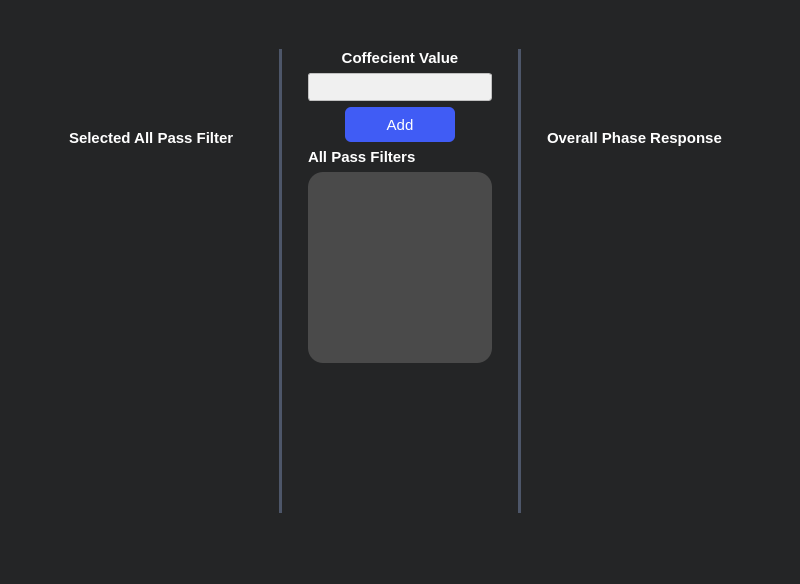
<?xml version="1.0" encoding="UTF-8"?>
<ui version="4.0">
 <class>MainWindow</class>
 <widget class="QMainWindow" name="MainWindow">
  <property name="geometry">
   <rect>
    <x>0</x>
    <y>0</y>
    <width>800</width>
    <height>584</height>
   </rect>
  </property>
  <property name="windowTitle">
   <string>MainWindow</string>
  </property>
  <property name="styleSheet">
   <string notr="true">background-color: #242526;</string>
  </property>
  <widget class="QWidget" name="centralwidget">
   <layout class="QGridLayout" name="gridLayout">
    <item row="0" column="0">
     <layout class="QHBoxLayout" name="horizontalLayout_2" stretch="1,0,1,0,1">
      <property name="leftMargin">
       <number>40</number>
      </property>
      <property name="topMargin">
       <number>40</number>
      </property>
      <property name="rightMargin">
       <number>40</number>
      </property>
      <property name="bottomMargin">
       <number>40</number>
      </property>
      <item>
       <layout class="QVBoxLayout" name="verticalLayout_5" stretch="0,0,1,0">
        <property name="leftMargin">
         <number>20</number>
        </property>
        <property name="rightMargin">
         <number>20</number>
        </property>
        <item>
         <spacer name="verticalSpacer_2">
          <property name="orientation">
           <enum>Qt::Vertical</enum>
          </property>
          <property name="sizeHint" stdset="0">
           <size>
            <width>20</width>
            <height>80</height>
           </size>
          </property>
         </spacer>
        </item>
        <item>
         <widget class="QLabel" name="label_3">
          <property name="font">
           <font>
            <pointsize>-1</pointsize>
            <bold>true</bold>
           </font>
          </property>
          <property name="styleSheet">
           <string notr="true">color:white;
font-size:15px;
margin: 0 0 ;</string>
          </property>
          <property name="text">
           <string>Selected All Pass Filter</string>
          </property>
         </widget>
        </item>
        <item>
         <widget class="PlotWidget" name="selectedFilterPhase" native="true">
          <property name="styleSheet">
           <string notr="true">border-radius: 6px;
background: rgba(74, 74, 74, 0);</string>
          </property>
         </widget>
        </item>
        <item>
         <spacer name="verticalSpacer">
          <property name="orientation">
           <enum>Qt::Vertical</enum>
          </property>
          <property name="sizeHint" stdset="0">
           <size>
            <width>20</width>
            <height>151</height>
           </size>
          </property>
         </spacer>
        </item>
       </layout>
      </item>
      <item>
       <widget class="Line" name="line">
        <property name="styleSheet">
         <string notr="true">/* Line style */

  /* Set the width of the line */
  width: 20px;

  /* Set the height of the line */
  height: 5px;

  /* Set the background color of the line */
  background-color:rgb(77, 86, 105);

  /* Set the border of the line */
  border: 10px;

  /* Set the border radius of the line */
  border-radius:5px;




</string>
        </property>
        <property name="orientation">
         <enum>Qt::Vertical</enum>
        </property>
       </widget>
      </item>
      <item>
       <layout class="QVBoxLayout" name="verticalLayout_3">
        <property name="leftMargin">
         <number>20</number>
        </property>
        <property name="rightMargin">
         <number>20</number>
        </property>
        <item>
         <layout class="QVBoxLayout" name="verticalLayout">
          <item>
           <widget class="QLabel" name="label">
            <property name="font">
             <font>
              <pointsize>-1</pointsize>
              <bold>true</bold>
             </font>
            </property>
            <property name="styleSheet">
             <string notr="true">color:white;
font-size:15px;
margin: 0 0 ;</string>
            </property>
            <property name="text">
             <string>Coffecient Value</string>
            </property>
            <property name="alignment">
             <set>Qt::AlignCenter</set>
            </property>
           </widget>
          </item>
          <item>
           <widget class="QLineEdit" name="lineEdit">
            <property name="styleSheet">
             <string notr="true">QLineEdit {
    background-color: #f0f0f0;  /* Background color */
    border: 1px solid #c0c0c0;  /* Border color */
    padding: 5px;  /* Padding */
    border-radius: 3px;  /* Border radius */
}

QLineEdit:hover {
    border: 1px solid #707070;  /* Border color on hover */
}
</string>
            </property>
            <property name="inputMethodHints">
             <set>Qt::ImhNone</set>
            </property>
            <property name="text">
             <string/>
            </property>
            <property name="clearButtonEnabled">
             <bool>true</bool>
            </property>
           </widget>
          </item>
         </layout>
        </item>
        <item>
         <layout class="QHBoxLayout" name="horizontalLayout">
          <item>
           <spacer name="horizontalSpacer_2">
            <property name="orientation">
             <enum>Qt::Horizontal</enum>
            </property>
            <property name="sizeHint" stdset="0">
             <size>
              <width>40</width>
              <height>20</height>
             </size>
            </property>
           </spacer>
          </item>
          <item>
           <widget class="QPushButton" name="add">
            <property name="styleSheet">
             <string notr="true">QPushButton{
  appearance: button;
  backface-visibility: hidden;
  background-color: #405cf5;
  border-radius: 6px;
  border-width: 0;
  box-shadow: rgba(50, 50, 93, .1) 0 0 0 1px inset,rgba(50, 50, 93, .1) 0 2px 5px 0,rgba(0, 0, 0, .07) 0 1px 1px 0;
  box-sizing: border-box;
  color: #fff;
  cursor: pointer;
  font-family: -apple-system,system-ui,&quot;Segoe UI&quot;,Roboto,&quot;Helvetica Neue&quot;,Ubuntu,sans-serif;
  font-size: 15px;
  height: 35px;
  line-height: 1.15;

  outline: none;
  overflow: hidden;
  padding: 0 5px;
  position: relative;
  text-align: center;
  text-transform: none;
  transform: translateZ(0);
  transition: all .2s,box-shadow .08s ease-in;
  touch-action: manipulation;
  width:100px;
}
QPushButton:hover{
background-color: #283999;
}
QPushButton:pressed{
background-color: #1c2973;
}
</string>
            </property>
            <property name="text">
             <string>Add</string>
            </property>
           </widget>
          </item>
          <item>
           <spacer name="horizontalSpacer">
            <property name="orientation">
             <enum>Qt::Horizontal</enum>
            </property>
            <property name="sizeHint" stdset="0">
             <size>
              <width>40</width>
              <height>20</height>
             </size>
            </property>
           </spacer>
          </item>
         </layout>
        </item>
        <item>
         <layout class="QVBoxLayout" name="verticalLayout_2">
          <item>
           <widget class="QLabel" name="label_2">
            <property name="font">
             <font>
              <pointsize>-1</pointsize>
              <bold>true</bold>
             </font>
            </property>
            <property name="styleSheet">
             <string notr="true">color:white;
font-size:15px;
margin: 0 0 ;</string>
            </property>
            <property name="text">
             <string>All Pass Filters</string>
            </property>
           </widget>
          </item>
          <item>
           <widget class="QListWidget" name="filtersList">
            <property name="styleSheet">
             <string notr="true">QListWidget {
    background-color: #4a4a4a; /* Background color of the list widget */
    /*border: 1px solid #c0c0c0; /* Border color and width */
    padding: 5px; /* Padding around the list items */
	border-radius: 15px;
}

QListWidget::item {
    background-color: #4a4a4a; /* Background color of each list item */
    padding: 5px; /* Padding inside each list item */
    border-bottom: 1px solid #c0c0c0; /* Separator between list items */
    border-radius: 15px; /* Border radius for rounded corners */
	color: #ffffff;
}


QListWidget::item:selected {
    background-color: #3399ff; /* Background color of selected item */
    color: #ffffff; /* Text color of selected item */
}

QListWidget::item:hover {
    background-color: #e0e0e0; /* Background color when hovering over an item */
}
</string>
            </property>
           </widget>
          </item>
          <item>
           <spacer name="verticalSpacer_3">
            <property name="orientation">
             <enum>Qt::Vertical</enum>
            </property>
            <property name="sizeHint" stdset="0">
             <size>
              <width>20</width>
              <height>151</height>
             </size>
            </property>
           </spacer>
          </item>
         </layout>
        </item>
       </layout>
      </item>
      <item>
       <widget class="Line" name="line_2">
        <property name="styleSheet">
         <string notr="true">/* Line style */

  /* Set the width of the line */
  width: 20px;

  /* Set the height of the line */
  height: 5px;

  /* Set the background color of the line */
  background-color:rgb(77, 86, 105);

  /* Set the border of the line */
  border: 10px;

  /* Set the border radius of the line */
  border-radius:5px;




</string>
        </property>
        <property name="orientation">
         <enum>Qt::Vertical</enum>
        </property>
       </widget>
      </item>
      <item>
       <layout class="QVBoxLayout" name="verticalLayout_4" stretch="0,0,1,0">
        <property name="leftMargin">
         <number>20</number>
        </property>
        <property name="rightMargin">
         <number>20</number>
        </property>
        <item>
         <spacer name="verticalSpacer_5">
          <property name="orientation">
           <enum>Qt::Vertical</enum>
          </property>
          <property name="sizeHint" stdset="0">
           <size>
            <width>20</width>
            <height>80</height>
           </size>
          </property>
         </spacer>
        </item>
        <item>
         <widget class="QLabel" name="label_4">
          <property name="font">
           <font>
            <pointsize>-1</pointsize>
            <bold>true</bold>
           </font>
          </property>
          <property name="styleSheet">
           <string notr="true">color:white;
font-size:15px;
margin: 0 0 ;</string>
          </property>
          <property name="text">
           <string>Overall Phase Response</string>
          </property>
         </widget>
        </item>
        <item>
         <widget class="PlotWidget" name="allPassPhase" native="true">
          <property name="styleSheet">
           <string notr="true">border-radius: 6px;
background: rgba(74, 74, 74, 0);</string>
          </property>
         </widget>
        </item>
        <item>
         <spacer name="verticalSpacer_6">
          <property name="orientation">
           <enum>Qt::Vertical</enum>
          </property>
          <property name="sizeHint" stdset="0">
           <size>
            <width>20</width>
            <height>151</height>
           </size>
          </property>
         </spacer>
        </item>
       </layout>
      </item>
     </layout>
    </item>
   </layout>
  </widget>
  <widget class="QMenuBar" name="menubar">
   <property name="geometry">
    <rect>
     <x>0</x>
     <y>0</y>
     <width>800</width>
     <height>26</height>
    </rect>
   </property>
  </widget>
  <widget class="QStatusBar" name="statusbar"/>
 </widget>
 <customwidgets>
  <customwidget>
   <class>PlotWidget</class>
   <extends>QWidget</extends>
   <header location="global">pyqtgraph</header>
   <container>1</container>
  </customwidget>
 </customwidgets>
 <resources/>
 <connections/>
</ui>
